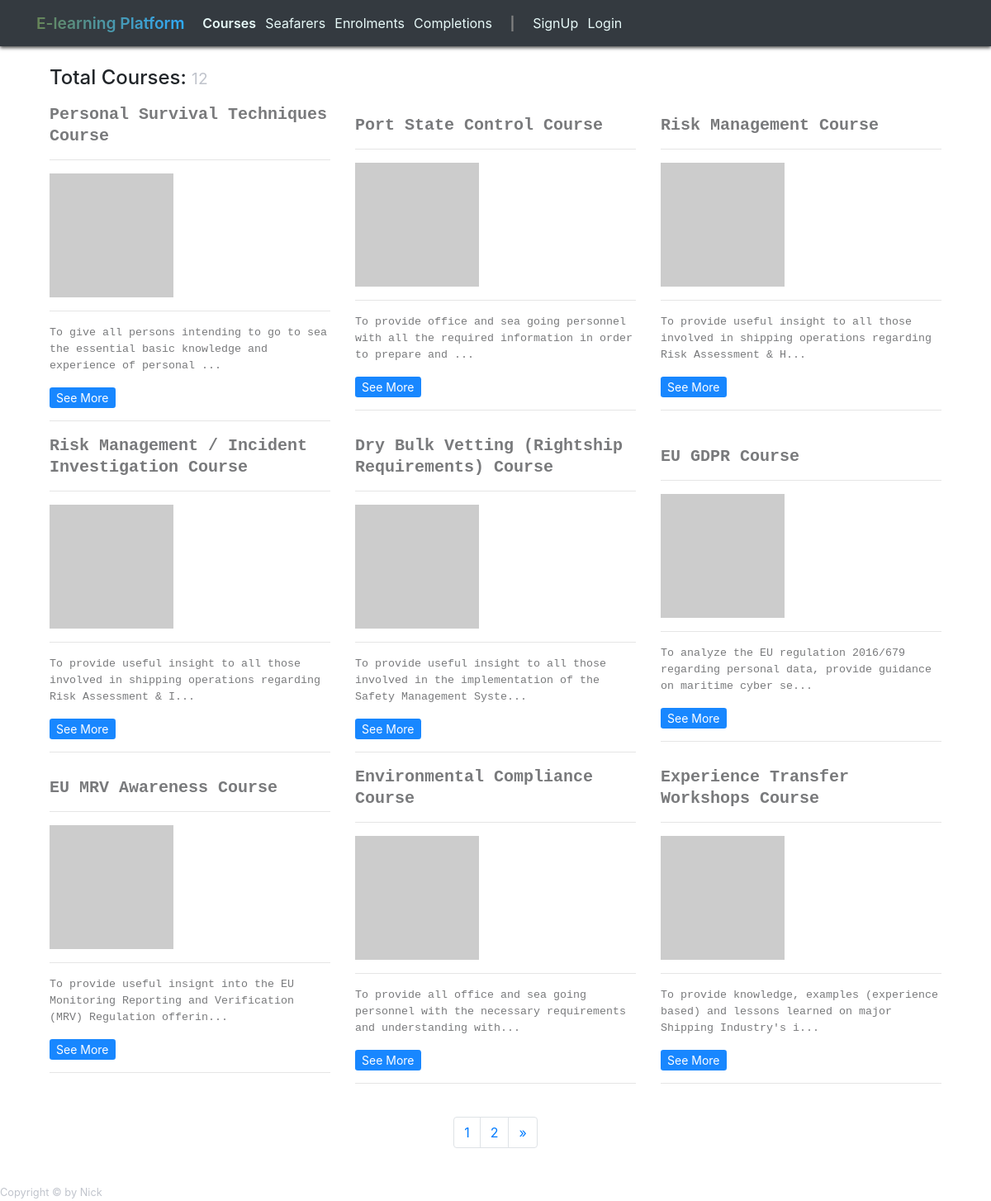
Page /home_page.php on the committed database.
### tables this page shows
CREATE TABLE `courses` (
  `id` int(11) NOT NULL,
  `title` varchar(64) NOT NULL,
  `description` text NOT NULL
);

### functions.php (called while the page is built, shortened)
<?php
function isLoggedIn(){
    return false;
}
?>

### home_page.php (the view, shortened to what this page needs)
<?php  include "db.php"; ?>
<?php  include "header.php"; ?>
<?php  include "functions.php"; ?>
<body>
<?php include "navigation.php";?>
<div class="container" style="margin-top:5rem ;">
    <div class="col-md-12">
        <div class="row">
            <?php
            $per_page = 9;
            if(isset($_GET['page'])){
                $page = $_GET['page'];
            }else{
                $page = "";
            }
            if($page == "" || $page == 1){
                $page_1 = 0;
            }else{
                $page_1 = ($page * $per_page) - $per_page;
            }
            $post_query_count = "SELECT * FROM courses ";
            $find_count = mysqli_query($connection,$post_query_count);
            $count = mysqli_num_rows($find_count);
            $total_count = mysqli_num_rows($find_count);
            if($count < 1){
                echo "<h4 class='col-12 text-center'>No Post Avaiable</h4>";
            }else{
                $count = ceil($count/$per_page);
                $query = "SELECT * FROM courses LIMIT $page_1, $per_page ";
                $select_all_posts_query = mysqli_query($connection, $query);
                ?>
                <h4 class="col-12 pb-2">Total Courses: <small> <?php echo $total_count;?></small></h4>
                <div class="d-flex flex-row flex-wrap ">
                    <?php
                    $counter = 0;
                    while($row = mysqli_fetch_assoc($select_all_posts_query)) {
                        $post_id = $row['id'];
                        $post_title = $row['title'];
                        $post_content = substr($row['description'],0,100);
                        $post_content .= "...";
                        $counter = $counter+1;
                        ?>
                        <div class="col-md-6 col-lg-4 align-self-center">
                            <h5 class="h5_title">
                                <a href="post.php?p_id=<?php echo $post_id;?>"><?php echo $post_title;?></a>
                            </h5>
                            <hr>
                            <a href="post.php?p_id=<?php echo $post_id;?>">
                            <img class="img-responsive" style=width:150px; src="https://picsum.photos/150/150?random=<?php echo $counter;?>" alt="">
                            </a>
                            <hr>
                            <p class="discreption_text"><?php echo $post_content;?></p>
                            <a class="btn-sm btn-primary" style="opacity:0.9 ;" href="post.php?p_id=<?php echo $post_id;?>">See More <span class="glyphicon glyphicon-chevron-right"></span></a>
                            <hr>
                        </div>
                <?php }
            }?> </div>
        </div>
    </div>
</div>
<div class="d-flex col-12 align-items-center justify-content-center">
    <nav class="m-4 " aria-label="Page navigation">
        <ul class="pagination">
                <?php
                for($i=1;$i<=$count;$i++){
                    if($i == $page){
                        echo "<li class='page-item'><a class='active_link page-link' href='home_page.php?page=$i'>$i</a></li>";
                    }else{
                        echo "<li class='page-item'><a class='page-link' href='home_page.php?page=$i'>$i</a></li>";
                    }
                }
            if((int)$page !== (int)$count){
                ?>
            <li class="page-item">
                <a class="page-link" href="home_page.php?page=<?php echo (int)$page == ""  ? (int)$page+2 : (int)$page+1 ; ?>" aria-label="Next">
                    <span aria-hidden="true">&raquo;</span>
                </a>
            </li>
            <?php } ?>
        </ul>
    </nav>
</div>
<?php include "footer.php"; ?>

### header.php (shortened to what this page needs)
<!DOCTYPE html>
<html lang="en">
<head>
    <link rel="stylesheet" href="https://cdn.jsdelivr.net/npm/bootstrap@4.0.0/dist/css/bootstrap.min.css">
    <link rel="stylesheet" href="/e-platform/css/custom.css">
    <link rel="stylesheet" href="https://use.fontawesome.com/releases/v5.5.0/css/all.css">
</head>

### navigation.php (shortened to what this page needs)
<nav class="navbar navbar-dark navbar-expand-md bg-dark nav_style" role="navigation">
    <a class="navbar-brand" href="home_page.php">E-learning Platform</a>
    <div class="collapse navbar-collapse" id="navbarSupportedContent">
    <ul class="navbar-nav align-items-center justify-content-center">
    <?php
    $uriSegments = explode("/", $_SERVER['PHP_SELF']);
    ?>
    <li><a class="li_element <?php echo $uriSegments[2]=='home_page.php' ? 'active_tab' : '' ;?>" href='home_page.php'>Courses</a></li>
    <li><a class='li_element <?php echo $uriSegments[2]=='seafarers.php' ? 'active_tab' : '' ;?>' href='seafarers.php'>Seafarers</a></li>
    <li><a class='li_element <?php echo $uriSegments[2]=='enrolments.php' ? 'active_tab' : '' ;?>' href='enrolments.php'>Enrolments</a></li>
    <li><a class='li_element <?php echo $uriSegments[2]=='completions.php' ? 'active_tab' : '' ;?>' href='completions.php'>Completions</a></li>
    <li style='color: grey; text-align: center; padding: 16px;'><b>|</b></li>
    <?php
        if(isLoggedIn()){
        echo "<li><a href='logout.php'>Logout</a></li>";
    ?>
        <h5 class="li_element ml-4 mr-0"> Welcome Back <?php echo $_SESSION['username'];?></h5>
    <?php
    } else{
        ?>
        <li><a class="li_element" href="signup.php">SignUp</a></li>
        <li><a class="li_element" href="login.php">Login</a></li>
    <?php } ?>
    </ul>
</nav>

### footer.php (shortened to what this page needs)
</body>
<footer>
    <div class="w-100">
        <small>Copyright &copy; by Nick</small>
    </div>
</footer>
</html>

### css/custom.css (style rules this page uses)
small { color:#c0c4cc }
p { font-family: "Dank Mono", ui-monospace, monospace; -webkit-text-fill-color: #e8faf9; }
.navbar-brand { background: linear-gradient( to right, rgb(103, 133, 87), hsl(204 100% 59%) ); -webkit-text-fill-color: transparent; -webkit-background-clip: text; font-size: larger; font-weight: 600; }
.nav_style { box-shadow: 0 2px 4px 0 rgba(0,0,0,.7); padding:0 2.75rem; position: fixed; top: 0; width: 100%; z-index: 2; }
.h5_title a { font-weight: 600; font-size: 1em; color: #797a7c; font-family: 'Courier New', Courier, monospace; text-decoration: none; }
.discreption_text { font-size: smaller; -webkit-text-fill-color: #797a7c; }
.active_tab { color:#cfdfde !important; font-weight: 600; pointer-events: none; }
html { block-size: 100%; inline-size: 100%; }
.li_element { color:#e8faf9 !important; margin: 0.35rem; }

### rows in the picture
courses: title "Personal Survival Techniques Course", description "To give all persons intending to go to sea the essential basic knowledge and experience of personal ..."
courses: title "Port State Control Course", description "To provide office and sea going personnel with all the required information in order to prepare and ..."
courses: title "Risk Management Course", description "To provide useful insight to all those involved in shipping operations regarding Risk Assessment & H..."
courses: title "Risk Management / Incident Investigation Course", description "To provide useful insight to all those involved in shipping operations regarding Risk Assessment & I..."
courses: title "Dry Bulk Vetting (Rightship Requirements) Course", description "To provide useful insight to all those involved in the implementation of the Safety Management Syste..."
courses: title "EU GDPR Course", description "To analyze the EU regulation 2016/679 regarding personal data, provide guidance on maritime cyber se..."
courses: title "EU MRV Awareness Course", description "To provide useful insignt into the EU Monitoring Reporting and Verification (MRV) Regulation offerin..."
courses: title "Environmental Compliance Course", description "To provide all office and sea going personnel with the necessary requirements and understanding with..."
courses: title "Experience Transfer Workshops Course", description "To provide knowledge, examples (experience based) and lessons learned on major Shipping Industry's i..."

### other values in the picture
$total_count "12"
